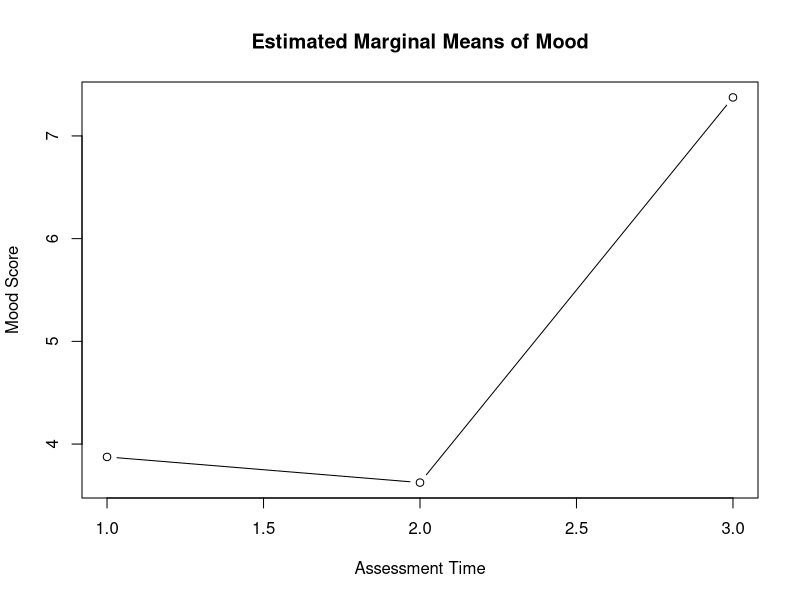
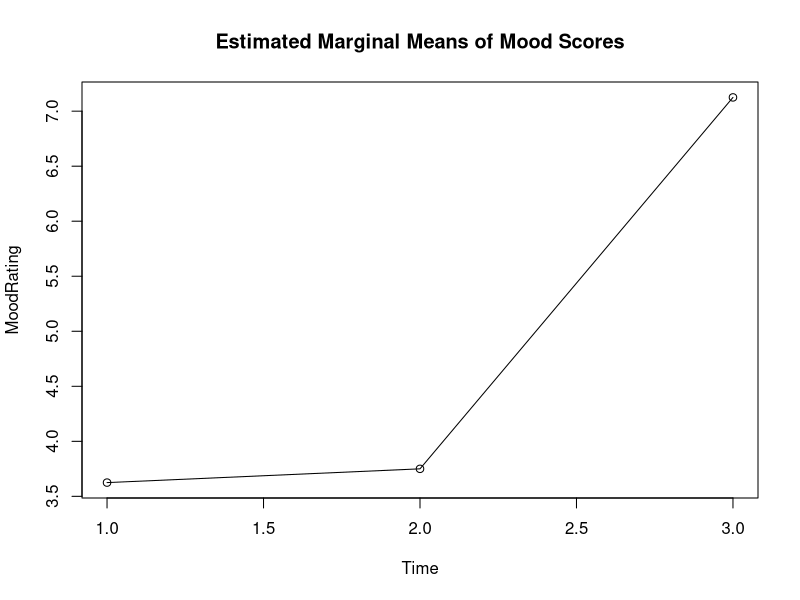

Here is the R script that generated these plots, in order:
setwd("~/DePaul Graduate/TA Assignments/Advanced Stats I (Grad)/Lab 9/Data")

#Pretend Data- Three mood ratings of first year graduate students measured once a month during the first year of grad school
mood<-read.csv('Sample Data- Assignment 9A.csv', header=T)
mood
attach(mood)

#Descriptives
install.packages('psych')
library(psych)
psych::describe(mood)

######
#ANOVA- Repeated Measures/Within Subjects Design
install.packages('car')
library(car)
options(contrasts=c("contr.sum","contr.poly"))
model=lm(cbind(FirstMood,SecondMood,ThirdMood)~1)
Trials<-factor(c("FirstMood","SecondMood","ThirdMood"),ordered=F)
Trials

model1<-Anova(model,idata=data.frame(Trials),idesign=~Trials,type="III")
summary(model1, multivariate=F)
###Not significant p>.05

#Plot
plot(colMeans(mood[ ,2:4]),type='b',xlab='Assessment Time',ylab='Mood Score',main='Estimated Marginal Means of Mood')

###OR...You can do the following, using a second data set, which changes the format of the data into long format

mood2<-read.csv('Sample Data- Assignment 9B.csv', header=T)
mood2
aggregate(MoodRating~Time,mood2, mean)
plot(aggregate(MoodRating~Time,mood2, mean))
lines(aggregate(MoodRating~Time,mood2, mean))
title("Estimated Marginal Means of Mood Scores")

